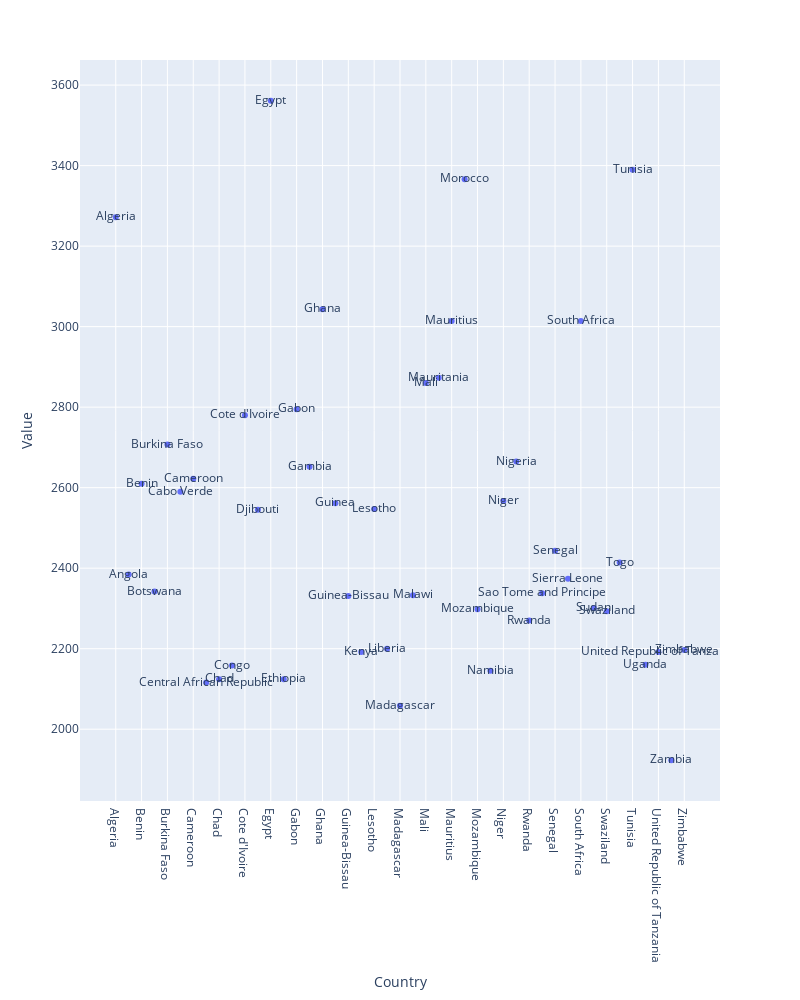

This figure's notebook cell:
### Code cell
data7 = supply_2012
fig = px.scatter(data7, x="Country", y="Value", text="Country")
fig.update_layout(width=800,
                 height=1000)
fig.show()

### Figure 1 — Plotly figure (JSON) as saved in the notebook; plotly's stock layout.template omitted (floating-point values rounded to 4 significant figures)
{"data": [{"hovertemplate": "Country=%{text}<br>Value=%{y}<extra></extra>", "legendgroup": "", "marker": {"color": "#636efa", "symbol": "circle"}, "mode": "markers+text", "name": "", "orientation": "v", "showlegend": false, "text": ["Algeria", "Angola", "Benin", "Botswana", "Burkina Faso", "Cabo Verde", "Cameroon", "Central African Republic", "Chad", "Congo", "Cote d'Ivoire", "Djibouti", "Egypt", "Ethiopia", "Gabon", "Gambia", "Ghana", "Guinea", "Guinea-Bissau", "Kenya", "Lesotho", "Liberia", "Madagascar", "Malawi", "Mali", "Mauritania", "Mauritius", "Morocco", "Mozambique", "Namibia", "Niger", "Nigeria", "Rwanda", "Sao Tome and Principe", "Senegal", "Sierra Leone", "South Africa", "Sudan", "Swaziland", "Togo", "Tunisia", "Uganda", "United Republic of Tanzania", "Zambia", "Zimbabwe"], "type": "scatter", "x": ["Algeria", "Angola", "Benin", "Botswana", "Burkina Faso", "Cabo Verde", "Cameroon", "Central African Republic", "Chad", "Congo", "Cote d'Ivoire", "Djibouti", "Egypt", "Ethiopia", "Gabon", "Gambia", "Ghana", "Guinea", "Guinea-Bissau", "Kenya", "Lesotho", "Liberia", "Madagascar", "Malawi", "Mali", "Mauritania", "Mauritius", "Morocco", "Mozambique", "Namibia", "Niger", "Nigeria", "Rwanda", "Sao Tome and Principe", "Senegal", "Sierra Leone", "South Africa", "Sudan", "Swaziland", "Togo", "Tunisia", "Uganda", "United Republic of Tanzania", "Zambia", "Zimbabwe"], "xaxis": "x", "y": [3272, 2384, 2610, 2342, 2707, 2590, 2622, 2116, 2124, 2158, 2780, 2545, 3561, 2124, 2795, 2652, 3043, 2561, 2331, 2192, 2547, 2200, 2058, 2333, 2860, 2873, 3014, 3366, 2298, 2145, 2567, 2665, 2270, 2338, 2443, 2374, 3014, 2301, 2293, 2414, 3390, 2160, 2192, 1923, 2197], "yaxis": "y"}], "layout": {"height": 1000, "legend": {"tracegroupgap": 0}, "margin": {"t": 60}, "width": 800, "xaxis": {"anchor": "y", "domain": [0, 1], "title": {"text": "Country"}}, "yaxis": {"anchor": "x", "domain": [0, 1], "title": {"text": "Value"}}}}
